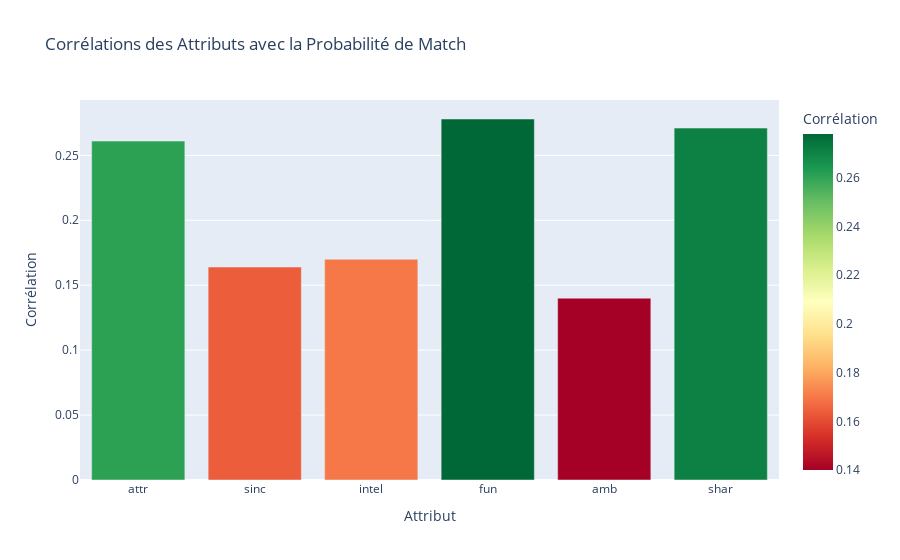

Notebook code cell kept with this figure:
### Code cell
# Graphique des corrélations
correlations_df = correlations.reset_index()
correlations_df.columns = ['Attribut', 'Corrélation']

fig = px.bar(correlations_df, 
             x='Attribut', 
             y='Corrélation',
             title='Corrélations des Attributs avec la Probabilité de Match',
             color='Corrélation',
             color_continuous_scale='RdYlGn')
fig.show()

### Figure 1 — Plotly figure (JSON) as saved in the notebook; plotly's stock layout.template omitted (floating-point values rounded to 4 significant figures)
{"data": [{"alignmentgroup": "True", "hovertemplate": "Attribut=%{x}<br>Corrélation=%{marker.color}<extra></extra>", "legendgroup": "", "marker": {"color": [0.261, 0.164, 0.17, 0.278, 0.14, 0.271], "coloraxis": "coloraxis", "pattern": {"shape": ""}}, "name": "", "offsetgroup": "", "orientation": "v", "showlegend": false, "textposition": "auto", "type": "bar", "x": ["attr", "sinc", "intel", "fun", "amb", "shar"], "xaxis": "x", "y": [0.261, 0.164, 0.17, 0.278, 0.14, 0.271], "yaxis": "y"}], "layout": {"barmode": "relative", "coloraxis": {"colorbar": {"title": {"text": "Corrélation"}}, "colorscale": [[0, "rgb(165,0,38)"], [0.1, "rgb(215,48,39)"], [0.2, "rgb(244,109,67)"], [0.3, "rgb(253,174,97)"], [0.4, "rgb(254,224,139)"], [0.5, "rgb(255,255,191)"], [0.6, "rgb(217,239,139)"], [0.7, "rgb(166,217,106)"], [0.8, "rgb(102,189,99)"], [0.9, "rgb(26,152,80)"], [1, "rgb(0,104,55)"]]}, "legend": {"tracegroupgap": 0}, "title": {"text": "Corrélations des Attributs avec la Probabilité de Match"}, "xaxis": {"anchor": "y", "domain": [0, 1], "title": {"text": "Attribut"}}, "yaxis": {"anchor": "x", "domain": [0, 1], "title": {"text": "Corrélation"}}}}
